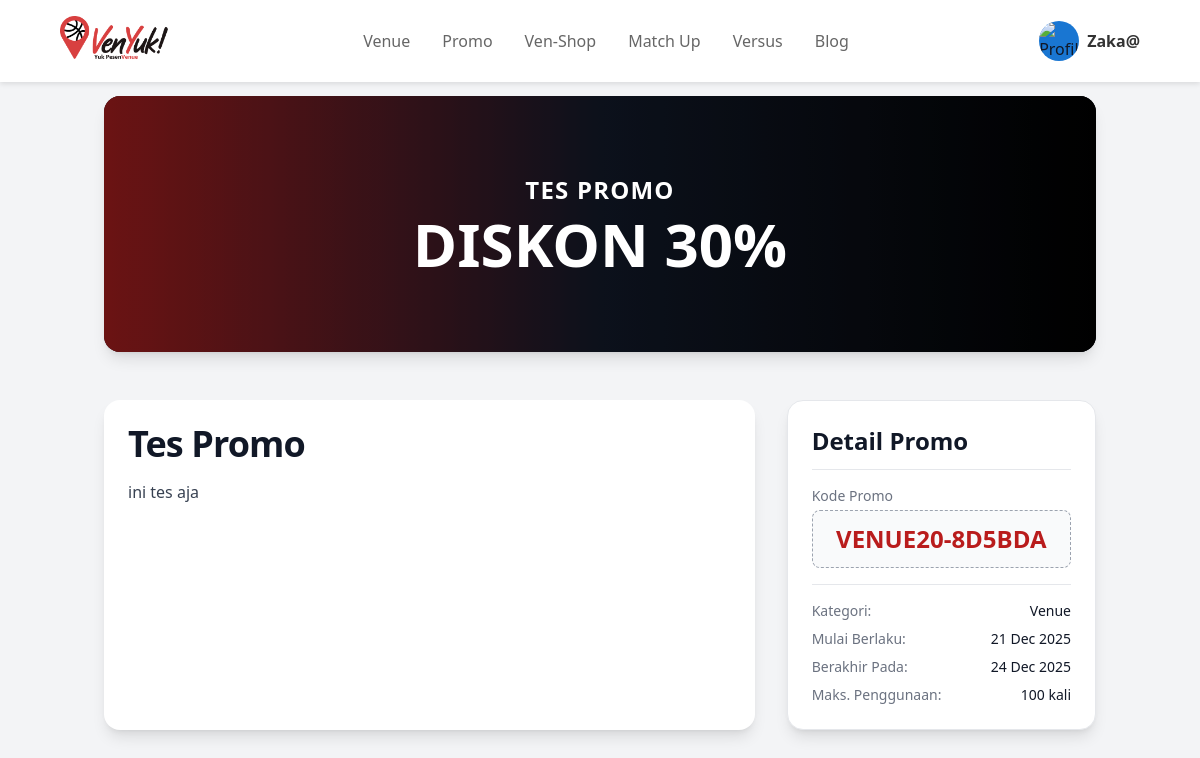
Screenshot of /promo/VENUE20-8D5BDA/ (signed in) with the database file from the repository.
### promo/models.py (models this page shows, shortened)
class Promo(models.Model):
    CATEGORY_CHOICES = [
        ('shop', 'Shop'),
        ('venue', 'Venue'),
    ]
    title = models.CharField(max_length=200, help_text="Judul promo, cth: Promo Spesial Kemerdekaan")
    description = models.TextField(help_text="Deskripsi lengkap promo")
    amount_discount = models.PositiveSmallIntegerField(help_text="Besar diskon dalam persentase (cth: 20 untuk 20%)")
    code = models.CharField(
        max_length=50,
        unique=True,
        blank=True,
        editable=False,
        help_text="Kode promo unik (dibuat otomatis)"
    )
    category = models.CharField(max_length=10, choices=CATEGORY_CHOICES, default='venue')
    max_uses = models.PositiveIntegerField(default=100, help_text="Berapa kali promo ini bisa digunakan")
    start_date = models.DateField(default=timezone.now, help_text="Tanggal promo mulai aktif")
    end_date = models.DateField(help_text="Tanggal promo berakhir")
    is_active = models.BooleanField(default=True, help_text="Centang jika promo ini aktif dan bisa dilihat publik")
    created_at = models.DateTimeField(auto_now_add=True)
    updated_at = models.DateTimeField(auto_now=True)

### promo/views.py (the view)
# urls.py: path('<str:code>/', views.promo_detail_view, name='promo_detail'),
def promo_detail_view(request, code):
    promo_instance = get_object_or_404(Promo, code=code)
    today = timezone.localdate()
    if not promo_instance.is_active or promo_instance.start_date > today or promo_instance.end_date < today:
        if not request.user.is_superuser:
            raise Http404("Promo tidak ditemukan atau sudah berakhir.")
    context = {
        'page_title': f'Detail: {promo_instance.title}',
        'promo': promo_instance
    }
    return render(request, 'promo/promo_detail.html', context)

### promo/templates/promo/promo_detail.html (shortened to what this page needs)
{% extends "base.html" %}
{% load static %}
{% block content %}
<div class="bg-gray-100 text-gray-900 min-h-screen">
  {% include "navbar.html" %}
  <div class="container mx-auto max-w-5xl px-4 py-8 pt-24">
    <div
      class="relative h-64 w-full overflow-hidden rounded-2xl bg-gray-900 shadow-lg"
    >
      <div
        class="absolute inset-0 z-0 bg-gradient-to-r from-red-800 via-gray-900 to-black"
      ></div>
      <div class="absolute inset-0 z-0 bg-black bg-opacity-30"></div>
      <div
        class="absolute inset-0 z-10 flex flex-col items-center justify-center p-4 text-center text-white"
      >
        <h3
          class="max-w-md truncate text-2xl font-semibold uppercase tracking-wider"
          title="{{ promo.title }}"
        >
          {{ promo.title }}
        </h3>
        <h2 class="mt-2 text-5xl font-extrabold md:text-6xl">
          DISKON {{ promo.amount_discount }}%
        </h2>
      </div>
    </div>
    <div class="mt-12 grid grid-cols-1 gap-8 md:grid-cols-3">
      <div class="md:col-span-2 rounded-2xl bg-white p-6 shadow-lg">
        <h2 class="mb-4 text-4xl font-bold tracking-tight text-gray-900">
          {{ promo.title }}
        </h2>
        <div
          class="prose prose-lg max-w-none text-gray-700"
        >
          {{ promo.description|safe }}
        </div>
      </div>
      <div class="md:col-span-1">
        <div
          class="sticky top-24 rounded-2xl border border-gray-200 bg-white p-6 shadow-lg"
        >
          <h3
            class="mb-4 border-b border-gray-200 pb-3 text-2xl font-semibold text-gray-900"
          >
            Detail Promo
          </h3>
          <div classs="mb-4">
            <p class="text-sm font-medium text-gray-500">Kode Promo</p>
            <p
              class="mt-1 w-full rounded-lg border border-dashed border-gray-400 bg-gray-50 p-3 text-center text-2xl font-bold text-red-700"
            >
              {{ promo.code }}
            </p>
          </div>
          <dl class="mt-4 space-y-2 border-t border-gray-200 pt-4">
            <div class="flex justify-between text-sm">
              <dt class="text-gray-500">Kategori:</dt>
              <dd class="font-medium text-gray-900">{{ promo.get_category_display }}</dd>
            </div>
            <div class="flex justify-between text-sm">
              <dt class="text-gray-500">Mulai Berlaku:</dt>
              <dd class="font-medium text-gray-900">{{ promo.start_date|date:"d M Y" }}</dd>
            </div>
            <div class="flex justify-between text-sm">
              <dt class="text-gray-500">Berakhir Pada:</dt>
              <dd class="font-medium text-gray-900">{{ promo.end_date|date:"d M Y" }}</dd>
            </div>
            <div class="flex justify-between text-sm">
              <dt class="text-gray-500">Maks. Penggunaan:</dt>
              <dd class="font-medium text-gray-900">{{ promo.max_uses }} kali</dd>
            </div>
          </dl>
        </div>
      </div>
    </div>
  </div>
</div>
{% endblock content %}

### templates/navbar.html (shortened to what this page needs)
{% load static %}
<nav class="navbar">
    <a href="/" class="logo">
        <img src="{% static 'images/logo_venyuk.png' %}" alt="Logo Venyuk">
    </a>
    <ul class="nav-links">
        <li><a href="{% url 'venue:home_section' %}">Venue</a></li>
        <li><a href="{% url 'promo:promo_list' %}">Promo</a></li>
        <li><a href="{% url 'ven_shop:show_main' %}">Ven-Shop</a></li>
        <li><a href="{% url 'match_up:show_matches' %}">Match Up</a></li>
        <li><a href="{% url 'versus:list' %}">Versus</a></li>
        <li><a href="{% url 'blog:show_blogmain' %}">Blog</a></li>
    </ul>
    {% if user.is_authenticated %}
        <div class="profile-container">
            <div class="profile-info" id="profile-toggle">
                <img src="{% static 'images/profile_icon.png' %}" alt="Profile" class="profile-icon">
                <span class="nickname">{{ user.username }}</span>
            </div>
        </div>
    {% else %}
        <a href="{% url 'authenticate:login' %}" class="btn-masuk">MASUK</a>
    {% endif %}
</nav>

### templates/navbar.html (style rules this page uses)
.navbar { background-color: white; padding: 1rem 5%; display: flex; justify-content: space-between; align-items: center; box-shadow: 0 2px 5px rgba(0, 0, 0, 0.1); position: fixed; top: 0; left: 0; width: 100%; z-index: 1000; }
.logo { display: flex; align-items: center; height: 50px; }
.logo img { height: 100%; width: auto; object-fit: contain; }
.nav-links { display: flex; gap: 2rem; list-style: none; align-items: center; margin: 0; padding: 0; }
.nav-links a { text-decoration: none; color: #666; transition: color 0.3s; }
.profile-container { position: relative; display: flex; align-items: center; cursor: pointer; }
.profile-info { display: flex; align-items: center; gap: 8px; }
.profile-icon { width: 40px; height: 40px; border-radius: 50%; background-color: #1976D2; object-fit: cover; }
.nickname { font-weight: 600; color: #333; }

### rows the page displays
Promo: title "TES PROMO", amount_discount "30", title "Tes Promo", description "ini tes aja", code "VENUE20-8D5BDA", category "Venue", start_date "21 Dec 2025", end_date "24 Dec 2025", max_uses "100"

### other values shown
{{ user.username }} "Zaka@"
